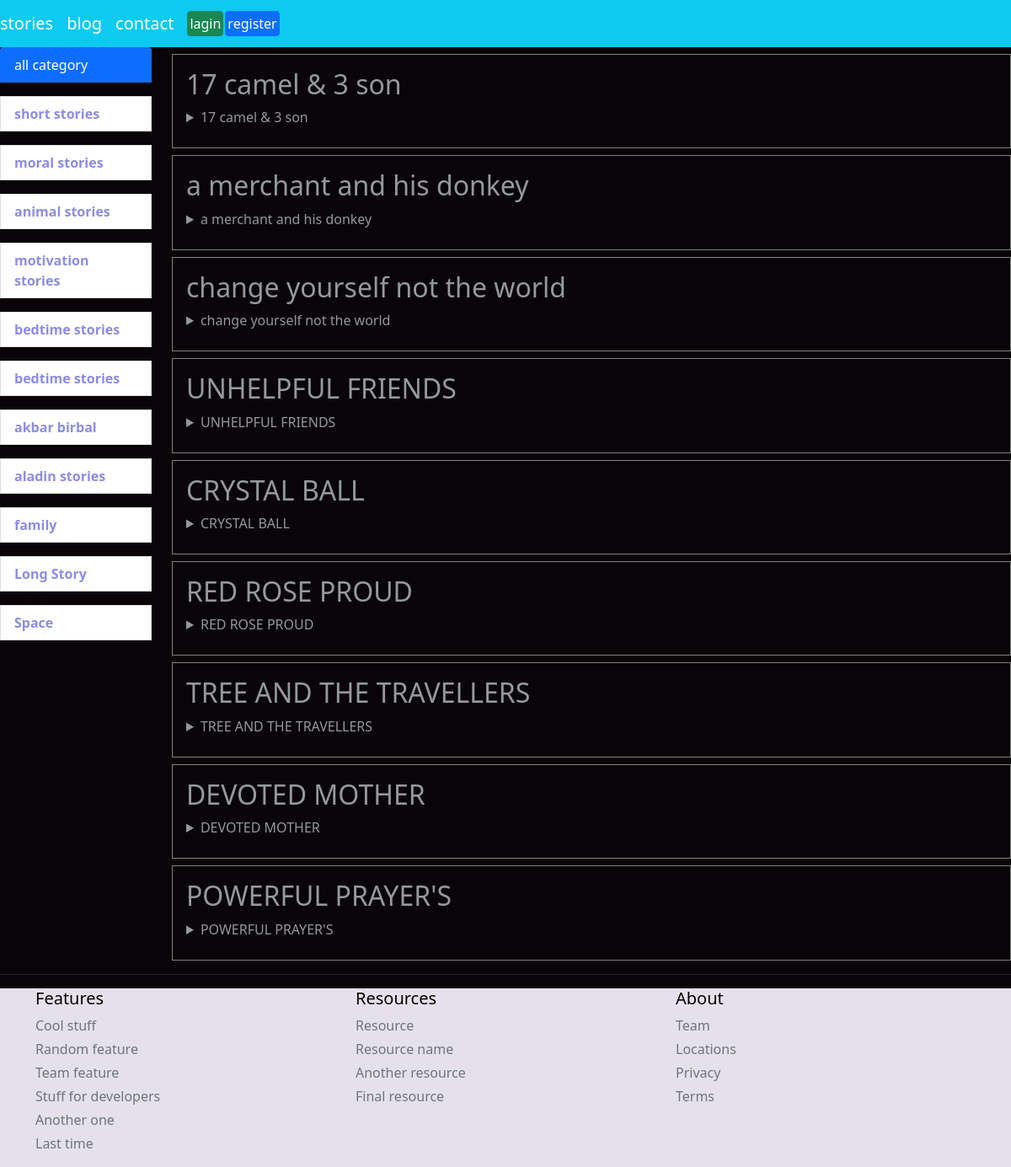
The app's page /cat/17/ with its own data.
### myapp/models.py (models this page shows, shortened)
class category(models.Model):
    title=models.CharField(max_length=50)

class photos(models.Model) :
    title=models.CharField(max_length=50)
    img=models.TextField(default="")
    ctg=models.ForeignKey(category,on_delete=models.CASCADE)
    disc=models.TextField(default="")

### myapp/views.py (the view)
# urls.py: path('cat/<int:cid>/', views.catwise, name='catwise'),
def catwise(request,cid):
    cat = category.objects.all()
    catt= category.objects.get(id=cid)
    photo=photos.objects.filter(ctg=catt)
    context = {'cat': cat, 'photo': photo}
    return render(request, 'home.html', context)

### templates/home.html (shortened to what this page needs)
{% extends 'base.html' %}
{% block body %}
{% load static %}
<div class="row">
    <div class="col-md-2">
        <div class="list-group">
            <a href="/" class="list-group-item list-group-item-action active" aria-current="true">
                all category
            </a>
            {% for c in cat %}
            <i class="fa fa-kit"> </i>
            <strong> <a href="/cat/{{c.id}}" style="color:rgb(140, 140, 228);"
                        class="list-group-item list-group-item-action bg-blue">{{c.title}}</a></strong>
            {% endfor %}
        </div>
    </div>
    <div class="col-md-10">
        <div>
            {% for c in photo %}
            <div class="card-body mt-2" style="border:1px solid grey;">
                <h2 class="card-title">{{c.title}}</h2>
                <details>
                    <summary class="card-title">{{c.title}}</summary>
                    <br>
                </details>
            </div>
        {% endfor %}
        </div>
    </div>
</div>
{% endblock body %}

### templates/base.html (shortened to what this page needs)
<!doctype html>
<html lang="en">
<head>
    <link href="https://cdn.jsdelivr.net/npm/bootstrap@5.0.2/dist/css/bootstrap.min.css" rel="stylesheet"
>
</head>
<body style="background-color:rgb(8, 4, 7); color:rgb(149, 153, 156)">
<nav class="navbar navbar-expand-lg navbar-dark bg-info">
    <a class="navbar-brand" href="/">stories</a>
    <a class="navbar-brand" href="#">blog</a>
    <a class="navbar-brand" href="contact">contact</a>
    {% if user.is_authenticated %}
    <a class="btn btn-success"  style="padding:2px; margin-left:2px;" href="/aply_story">aply for story</a>
    <a class="btn btn-success"  style="padding:2px; margin-left:2px;" href="/">{{request.user}}</a>
    <a class="btn btn-warning"  style="padding:2px; margin-left:2px;" href="/lout">logout</a>
    <a class="btn btn-secondary"  style="padding:2px; margin-left:2px;" href="/imageupload">upload</a>
    {% else %}
    <a class="btn btn-success" style="padding:2px;" href="/lagin">lagin</a>
    <a class="btn btn-primary" style="padding:2px; margin-left:2px;" href="/register">register</a>
    {% endif %}
</nav>
{% block body %}{% endblock body %}
<hr class="dotted">
<div class="t" style="background-color: rgb(229, 225, 236); color:rgb(10, 1, 1)">
<div class="container">
    <div class="row">
        <div class="col-4 col-md">
            <h5>Features</h5>
            <ul class="list-unstyled text-small" >
                <li class="mb-1"><a class="link-secondary text-decoration-none" href="blg/">Cool stuff</a></li>
                <li class="mb-1"><a class="link-secondary text-decoration-none" href="#">Random feature</a></li>
                <li class="mb-1"><a class="link-secondary text-decoration-none" href="#">Team feature</a></li>
                <li class="mb-1"><a class="link-secondary text-decoration-none" href="#">Stuff for developers</a></li>
                <li class="mb-1"><a class="link-secondary text-decoration-none" href="#">Another one</a></li>
                <li class="mb-1"><a class="link-secondary text-decoration-none" href="#">Last time</a></li>
            </ul>
        </div>
        <div class="col-4 col-md">
            <h5>Resources</h5>
            <ul class="list-unstyled text-small">
                <li class="mb-1"><a class="link-secondary text-decoration-none" href="#">Resource</a></li>
                <li class="mb-1"><a class="link-secondary text-decoration-none" href="#">Resource name</a></li>
                <li class="mb-1"><a class="link-secondary text-decoration-none" href="#">Another resource</a></li>
                <li class="mb-1"><a class="link-secondary text-decoration-none" href="#">Final resource</a></li>
            </ul>
        </div>
        <div class="col-4 col-md">
            <h5>About</h5>
            <ul class="list-unstyled text-small">
                <li class="mb-1"><a class="link-secondary text-decoration-none" href="#">Team</a></li>
                <li class="mb-1"><a class="link-secondary text-decoration-none" href="#">Locations</a></li>
                <li class="mb-1"><a class="link-secondary text-decoration-none" href="#">Privacy</a></li>
                <li class="mb-1"><a class="link-secondary text-decoration-none" href="#">Terms</a></li>
            </ul>
        </div>
    </div>
</div>
</div>
</body>
</html>

### records on screen
category: title "short stories"
category: title "moral stories"
category: title "animal stories"
category: title "motivation stories"
category: title "bedtime stories"
category: title "bedtime stories"
category: title "akbar birbal"
category: title "aladin stories"
category: title "family"
category: title "Long Story"
category: title "Space"
photos: title "17 camel & 3 son"
photos: title "a merchant and his donkey"
photos: title "change yourself not the world"
photos: title "UNHELPFUL FRIENDS"
photos: title "CRYSTAL BALL"
photos: title "RED ROSE PROUD"
photos: title "TREE AND THE TRAVELLERS"
photos: title "DEVOTED MOTHER"
photos: title "POWERFUL PRAYER'S"
